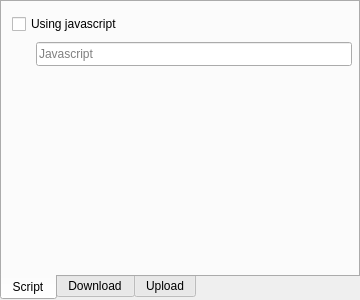
<?xml version="1.0" encoding="UTF-8"?>
<ui version="4.0">
 <class>FileTransferUI</class>
 <widget class="QTabWidget" name="FileTransferUI">
  <property name="geometry">
   <rect>
    <x>0</x>
    <y>0</y>
    <width>360</width>
    <height>300</height>
   </rect>
  </property>
  <property name="windowTitle">
   <string>File transfer settings</string>
  </property>
  <property name="toolTip">
   <string>File transfer settings</string>
  </property>
  <property name="statusTip">
   <string>File transfer settings</string>
  </property>
  <property name="whatsThis">
   <string>File transfer settings</string>
  </property>
  <property name="tabPosition">
   <enum>QTabWidget::South</enum>
  </property>
  <property name="currentIndex">
   <number>0</number>
  </property>
  <widget class="QWidget" name="Script">
   <attribute name="title">
    <string>Script</string>
   </attribute>
   <widget class="QCheckBox" name="Scriptable">
    <property name="geometry">
     <rect>
      <x>10</x>
      <y>10</y>
      <width>160</width>
      <height>24</height>
     </rect>
    </property>
    <property name="text">
     <string>Using javascript</string>
    </property>
   </widget>
   <widget class="QToolButton" name="BrowseJava">
    <property name="geometry">
     <rect>
      <x>10</x>
      <y>40</y>
      <width>24</width>
      <height>24</height>
     </rect>
    </property>
    <property name="text">
     <string/>
    </property>
    <property name="icon">
     <iconset>
      <normaloff>:/images/OpenProject.png</normaloff>:/images/OpenProject.png</iconset>
    </property>
    <property name="iconSize">
     <size>
      <width>24</width>
      <height>24</height>
     </size>
    </property>
    <property name="autoRaise">
     <bool>true</bool>
    </property>
   </widget>
   <widget class="QLineEdit" name="Javascript">
    <property name="geometry">
     <rect>
      <x>34</x>
      <y>40</y>
      <width>316</width>
      <height>24</height>
     </rect>
    </property>
    <property name="toolTip">
     <string>Javascript file</string>
    </property>
    <property name="statusTip">
     <string>Javascript file</string>
    </property>
    <property name="whatsThis">
     <string>Javascript file</string>
    </property>
    <property name="placeholderText">
     <string>Javascript</string>
    </property>
   </widget>
  </widget>
  <widget class="QWidget" name="Download">
   <attribute name="title">
    <string>Download</string>
   </attribute>
   <widget class="QLineEdit" name="DownloadURL">
    <property name="geometry">
     <rect>
      <x>10</x>
      <y>10</y>
      <width>340</width>
      <height>24</height>
     </rect>
    </property>
    <property name="toolTip">
     <string>Download URL</string>
    </property>
    <property name="statusTip">
     <string>Download URL</string>
    </property>
    <property name="whatsThis">
     <string>Download URL</string>
    </property>
    <property name="placeholderText">
     <string>Download URL</string>
    </property>
   </widget>
   <widget class="QToolButton" name="BrowseSave">
    <property name="geometry">
     <rect>
      <x>10</x>
      <y>40</y>
      <width>24</width>
      <height>24</height>
     </rect>
    </property>
    <property name="toolTip">
     <string>Browse save file</string>
    </property>
    <property name="statusTip">
     <string>Browse save file</string>
    </property>
    <property name="whatsThis">
     <string>Browse save file</string>
    </property>
    <property name="text">
     <string/>
    </property>
    <property name="icon">
     <iconset>
      <normaloff>:/images/save.png</normaloff>:/images/save.png</iconset>
    </property>
    <property name="iconSize">
     <size>
      <width>24</width>
      <height>24</height>
     </size>
    </property>
    <property name="autoRaise">
     <bool>true</bool>
    </property>
   </widget>
   <widget class="QLineEdit" name="SaveDownload">
    <property name="geometry">
     <rect>
      <x>34</x>
      <y>40</y>
      <width>316</width>
      <height>24</height>
     </rect>
    </property>
    <property name="toolTip">
     <string>Save downloaded file</string>
    </property>
    <property name="statusTip">
     <string>Save downloaded file</string>
    </property>
    <property name="whatsThis">
     <string>Save downloaded file</string>
    </property>
    <property name="placeholderText">
     <string>Save to file</string>
    </property>
   </widget>
  </widget>
  <widget class="QWidget" name="Upload">
   <attribute name="title">
    <string>Upload</string>
   </attribute>
   <widget class="QToolButton" name="BrowseOpen">
    <property name="geometry">
     <rect>
      <x>10</x>
      <y>10</y>
      <width>24</width>
      <height>24</height>
     </rect>
    </property>
    <property name="toolTip">
     <string>Browse upload file</string>
    </property>
    <property name="statusTip">
     <string>Browse upload file</string>
    </property>
    <property name="whatsThis">
     <string>Browse upload file</string>
    </property>
    <property name="text">
     <string/>
    </property>
    <property name="icon">
     <iconset>
      <normaloff>:/images/folder.png</normaloff>:/images/folder.png</iconset>
    </property>
    <property name="iconSize">
     <size>
      <width>24</width>
      <height>24</height>
     </size>
    </property>
    <property name="autoRaise">
     <bool>true</bool>
    </property>
   </widget>
   <widget class="QLineEdit" name="OpenUpload">
    <property name="geometry">
     <rect>
      <x>34</x>
      <y>10</y>
      <width>316</width>
      <height>24</height>
     </rect>
    </property>
    <property name="toolTip">
     <string>Upload file</string>
    </property>
    <property name="statusTip">
     <string>Upload file</string>
    </property>
    <property name="whatsThis">
     <string>Upload file</string>
    </property>
    <property name="placeholderText">
     <string>Upload file</string>
    </property>
   </widget>
   <widget class="QLineEdit" name="UploadURL">
    <property name="geometry">
     <rect>
      <x>10</x>
      <y>40</y>
      <width>340</width>
      <height>24</height>
     </rect>
    </property>
    <property name="toolTip">
     <string>Upload URL</string>
    </property>
    <property name="statusTip">
     <string>Upload URL</string>
    </property>
    <property name="whatsThis">
     <string>Upload URL</string>
    </property>
    <property name="placeholderText">
     <string>Upload URL</string>
    </property>
   </widget>
   <widget class="QLineEdit" name="Username">
    <property name="geometry">
     <rect>
      <x>10</x>
      <y>70</y>
      <width>340</width>
      <height>24</height>
     </rect>
    </property>
    <property name="toolTip">
     <string>Username</string>
    </property>
    <property name="statusTip">
     <string>Username</string>
    </property>
    <property name="whatsThis">
     <string>Username</string>
    </property>
    <property name="placeholderText">
     <string>Upload username</string>
    </property>
   </widget>
   <widget class="QLineEdit" name="Password">
    <property name="geometry">
     <rect>
      <x>10</x>
      <y>100</y>
      <width>340</width>
      <height>24</height>
     </rect>
    </property>
    <property name="toolTip">
     <string>Password</string>
    </property>
    <property name="statusTip">
     <string>Password</string>
    </property>
    <property name="whatsThis">
     <string>Password</string>
    </property>
    <property name="placeholderText">
     <string>Upload password</string>
    </property>
   </widget>
  </widget>
 </widget>
 <resources/>
 <connections>
  <connection>
   <sender>Scriptable</sender>
   <signal>stateChanged(int)</signal>
   <receiver>FileTransferUI</receiver>
   <slot>FtpState(int)</slot>
   <hints>
    <hint type="sourcelabel">
     <x>91</x>
     <y>23</y>
    </hint>
    <hint type="destinationlabel">
     <x>179</x>
     <y>149</y>
    </hint>
   </hints>
  </connection>
  <connection>
   <sender>Javascript</sender>
   <signal>editingFinished()</signal>
   <receiver>FileTransferUI</receiver>
   <slot>FtpChanged()</slot>
   <hints>
    <hint type="sourcelabel">
     <x>193</x>
     <y>53</y>
    </hint>
    <hint type="destinationlabel">
     <x>179</x>
     <y>149</y>
    </hint>
   </hints>
  </connection>
  <connection>
   <sender>DownloadURL</sender>
   <signal>editingFinished()</signal>
   <receiver>FileTransferUI</receiver>
   <slot>FtpChanged()</slot>
   <hints>
    <hint type="sourcelabel">
     <x>181</x>
     <y>23</y>
    </hint>
    <hint type="destinationlabel">
     <x>179</x>
     <y>149</y>
    </hint>
   </hints>
  </connection>
  <connection>
   <sender>SaveDownload</sender>
   <signal>editingFinished()</signal>
   <receiver>FileTransferUI</receiver>
   <slot>FtpChanged()</slot>
   <hints>
    <hint type="sourcelabel">
     <x>193</x>
     <y>53</y>
    </hint>
    <hint type="destinationlabel">
     <x>179</x>
     <y>149</y>
    </hint>
   </hints>
  </connection>
  <connection>
   <sender>OpenUpload</sender>
   <signal>editingFinished()</signal>
   <receiver>FileTransferUI</receiver>
   <slot>FtpChanged()</slot>
   <hints>
    <hint type="sourcelabel">
     <x>193</x>
     <y>23</y>
    </hint>
    <hint type="destinationlabel">
     <x>179</x>
     <y>149</y>
    </hint>
   </hints>
  </connection>
  <connection>
   <sender>UploadURL</sender>
   <signal>editingFinished()</signal>
   <receiver>FileTransferUI</receiver>
   <slot>FtpChanged()</slot>
   <hints>
    <hint type="sourcelabel">
     <x>181</x>
     <y>53</y>
    </hint>
    <hint type="destinationlabel">
     <x>179</x>
     <y>149</y>
    </hint>
   </hints>
  </connection>
  <connection>
   <sender>BrowseJava</sender>
   <signal>clicked()</signal>
   <receiver>FileTransferUI</receiver>
   <slot>BrowseJava()</slot>
   <hints>
    <hint type="sourcelabel">
     <x>23</x>
     <y>53</y>
    </hint>
    <hint type="destinationlabel">
     <x>179</x>
     <y>149</y>
    </hint>
   </hints>
  </connection>
  <connection>
   <sender>BrowseSave</sender>
   <signal>clicked()</signal>
   <receiver>FileTransferUI</receiver>
   <slot>BrowseSave()</slot>
   <hints>
    <hint type="sourcelabel">
     <x>23</x>
     <y>53</y>
    </hint>
    <hint type="destinationlabel">
     <x>179</x>
     <y>149</y>
    </hint>
   </hints>
  </connection>
  <connection>
   <sender>BrowseOpen</sender>
   <signal>clicked()</signal>
   <receiver>FileTransferUI</receiver>
   <slot>BrowseOpen()</slot>
   <hints>
    <hint type="sourcelabel">
     <x>23</x>
     <y>23</y>
    </hint>
    <hint type="destinationlabel">
     <x>179</x>
     <y>149</y>
    </hint>
   </hints>
  </connection>
  <connection>
   <sender>Username</sender>
   <signal>editingFinished()</signal>
   <receiver>FileTransferUI</receiver>
   <slot>FtpChanged()</slot>
   <hints>
    <hint type="sourcelabel">
     <x>181</x>
     <y>83</y>
    </hint>
    <hint type="destinationlabel">
     <x>179</x>
     <y>149</y>
    </hint>
   </hints>
  </connection>
  <connection>
   <sender>Password</sender>
   <signal>editingFinished()</signal>
   <receiver>FileTransferUI</receiver>
   <slot>FtpChanged()</slot>
   <hints>
    <hint type="sourcelabel">
     <x>181</x>
     <y>113</y>
    </hint>
    <hint type="destinationlabel">
     <x>179</x>
     <y>149</y>
    </hint>
   </hints>
  </connection>
 </connections>
</ui>
